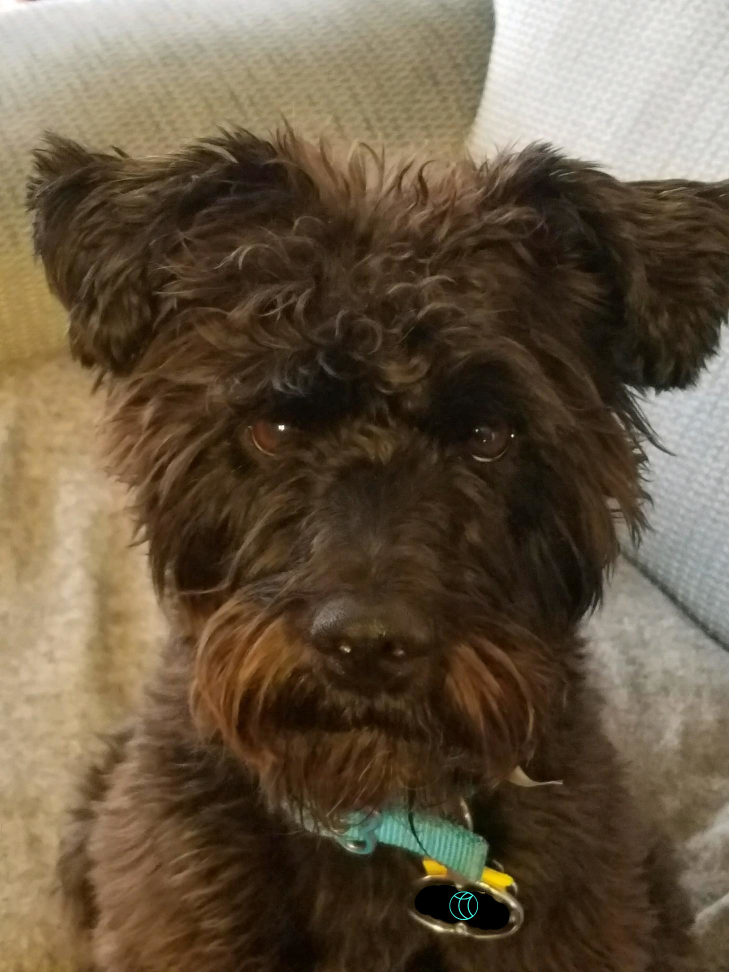
#> input picture Scout-example-picture.jpg, 1458 x 1944 px (shown at 1/2 size)
$ python picascii.py Scout-example-picture.jpg 100
#> lines starting #> are read from the running program, lines starting #| are printed output that depends on the picture
# See installation instructions in Readme or picascii2.py # This is picascii2.py's last interesting butterfly ridden original stepbrother.
import PIL
import PIL.Image
import PIL.ImagePalette
import math
import sys
import io
def main():
    if len(sys.argv) == 3:
        name=sys.argv[1]
        size=int(sys.argv[2])

        img=PIL.Image.open(name)
#> img is the input picture: PIL image 1458x1944 RGB; mean R, G, B 103.3, 87.6, 66.8

        s=img.size
#> s = (1458, 1944)
        sc=s[0] if s[0] > s[1] else s[1]
#> sc = 1944
        r=size/sc
#> r = 0.0514

        s=tuple(math.floor(ss*r) for ss in s)
#> s = (75, 100)
        img=img.resize(size=s)
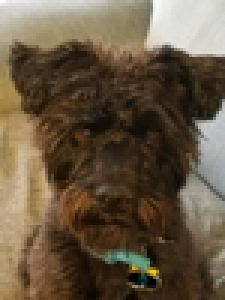
#> img: PIL image 75x100 RGB (shown 3 times larger); mean R, G, B 103.3, 87.6, 66.8
        img=img.convert(mode='1',dither=PIL.Image.Dither.FLOYDSTEINBERG)
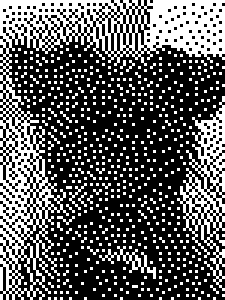
#> img: PIL image 75x100 1 (shown 3 times larger); 35.1% white in thin lines or dots

        txt='\n'.join(''.join(('🦋' if img.getpixel((x,y))==255 else '⚫' for x in range(0,img.width))) for y in range(0,img.height))

        with io.TextIOWrapper( io.FileIO(file=f'{name}.txt',mode='w'),encoding='utf8') as bf:
            bf.write(f'{txt}\n')


if __name__=='__main__':
    main()

# Charles "chazz_the_intrepid" Timothy Montgomery 2023
# Use it? Sure! Have Fun. But do please be kind and respectful to others!
# Want Make something out this as in extend it or put? Well ping me and tell me about it. I would like to be part of the action!
# Email: chazzofalf@gmail.com
# discord: chazz_the_intrepid
# X: chazz_the_intre
# FB: charles.montgomery3
# Github: chazzofalf

# If you want any other way of contacting me please just DM me using one of above listed contact methods.
# If you do. Please be prepared to fully identify yourself and explain your desired business with me.
